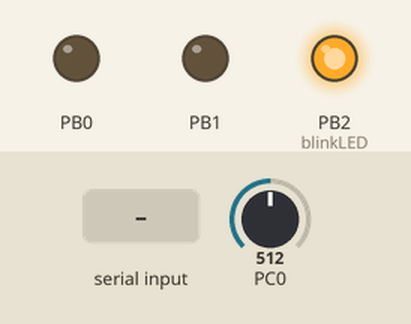
A program run on a simulated ATmega328P, built with avr-gcc and emulated at 1 MHz. Parts: output pins drawn as LEDs (lit = HIGH). The test bench sets the inputs (shaded band); at power-on: PC0 = 512. What the program prints to the serial monitor is not drawn.

Above: at 4.9 s.
5.0 s: "1\n" received over Serial
At 5.7 s:
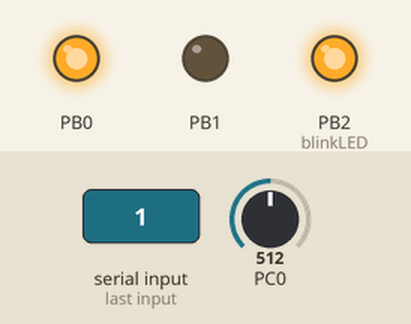
6.5 s: byte 66 ('B') received over Serial
At 6.9 s:
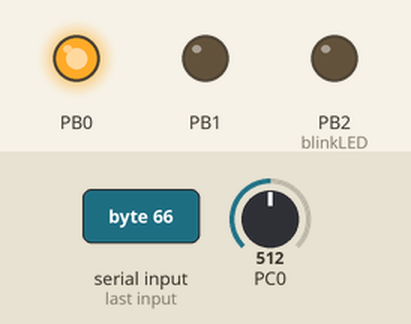
8.5 s: byte 50 ('2') received over Serial
At 9.6 s:
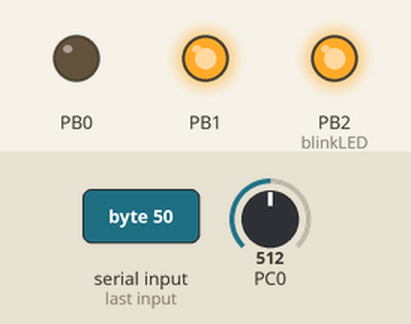
10.0 s: byte 51 ('3') received over Serial
At 10.7 s:
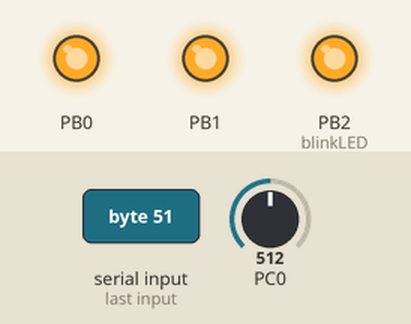
11.5 s: "B\n" received over Serial
At 11.9 s:
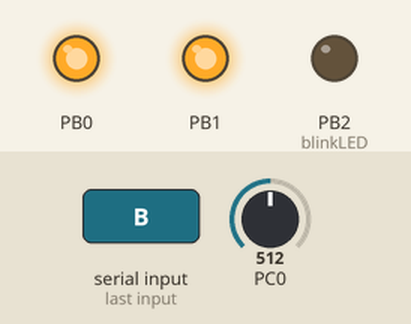
13.5 s: byte 48 ('0') received over Serial
At 14.6 s:
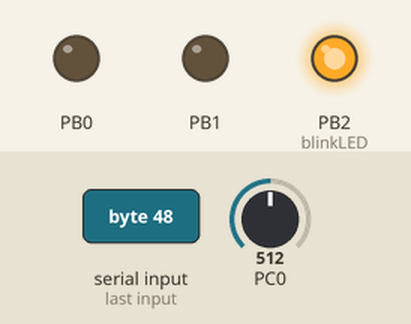
Timing chart, 0 to 16.0 s (numbered marks = the images above; inputs shaded):
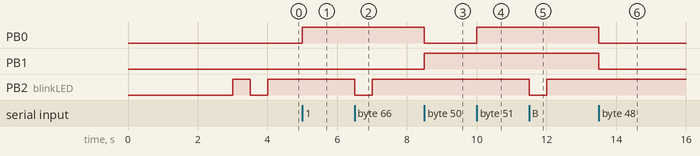

The program:

main.c
```c
// (licence header left out)
#include "mainInclude.h"
#include "UART.h"
#include "adc.h"

void slaveSelector(uint8_t slaveSelectNumber) //Number between 0-7
{


	DDRB |= 0b00000111; //Ensure that the pins are set to output

	//Acquire the individual bits for the slaveSelect byte
	bool firstBit = isBitSet(slaveSelectNumber, 0);
	bool secondBit = isBitSet(slaveSelectNumber, 1);
	//bool thirdBit = isBitSet(slaveSelectNumber, 2);

	//Acquire the current state of the bits in PORT B
	bool pin1State = isBitSet(PORTB, PB0);
	bool pin2State = isBitSet(PORTB, PB1);
	//bool pin3State = isBitSet(PORTB, PB2);

	//Debugging code for Dhananjay to ensure that the appropriate slave select is set
	/*
	if(thirdBit) {UART_putString("1");}
	else {UART_putString("0");}

	if(secondBit) {UART_putString("1");}
		else {UART_putString("0");}

	if(firstBit) {UART_putString("1");}
	else {UART_putString("0");}


	UART_putChar('\n');
	*/


	//Compare and set
	if(!(firstBit == pin1State))
	{
		toggleBit(PORTB, PB0);
	}

	if(!(secondBit == pin2State))
	{
		toggleBit(PORTB, PB1);
	}
	/*
	if(!(thirdBit == pin3State))
	{
		toggleBit(PORTB, PB2);
	}
	*/

}


void blinkLED() //blinks the led. Ports are hardcoded.
{
	DDRB |= 0b00000100;
	toggleBit(PORTB, PB2);
	_delay_ms(500);
	toggleBit(PORTB, PB2);
	_delay_ms(500);
}

void init()
{
	unsigned int ubrr = baudRate;
	UART_init(ubrr);
	blinkLED();
	toggleBit(PORTB, PB2);

}

void transmitADCvalues(uint8_t ADCPort, char* stringToTransmit) //does the ADC conversion, then does the conversion and sends the raw ADC value and then the stringToTransmit.
{
	int reading = ADCsingleRead(ADCPort);
	UART_putChar(reading >> 8); //Write the 2 bits in the "high" register
	UART_putChar(reading); //write the remaining 8 bits

}

int main(void)
{

	init();
	//toggleBit(PORTB, PB0);
	int counter = 0;
	int endCounter = 4095;

    /* Replace with your application code */
    while (1)
    {

		char receivedChar = UART_getChar();
		switch(receivedChar) //massive switch case for commands
		{
			case 'B': //blink code
				UART_putString("Blinking LED");
				blinkLED();
				break;
			case '0':
				slaveSelector(0);
				transmitADCvalues(0, "");
				break;
			case '1':
				slaveSelector(1);
				while(counter < endCounter)
				{
					transmitADCvalues(0, "");
					counter++;
				}
				counter = 0;
				break;
			case '2':
				slaveSelector(2);
				while(counter < endCounter)
				{
					transmitADCvalues(0, "");
					counter++;
				}
				counter = 0;
				break;
			case '3':
				slaveSelector(3);
				while(counter < endCounter)
				{
					transmitADCvalues(0, "");
					counter++;
				}
				counter = 0;
				break;
			case 'T':
				slaveSelector(0);
				UART_putString("10");
				break;
			default:
				//UART_putString("Donkey");
				break;
		}


		UART_putChar('\n');


    }
	return 0;
}
```

UART.c
```c
/*
 * CFile1.c
 *
 * Created: 6/12/2020 23:10:11
 *  Author: sahil
 */

#include "UART.h"

void UART_init(uint16_t ubrr) //takes in baud rate number
{
	//int ubrr = round(F_CPU/(16*baudRateTemp)-1);
	// set baudrate in UBRR
	UBRR0L = (uint8_t)(ubrr & 0xFF); //gets low bits for baudrate
	UBRR0H = (uint8_t)(ubrr >> 8); //gets high bits for baudrate

	UCSR0C = (1 << USBS0)|(3 << UCSZ00); //Set frame format: 8data, 2stop bit

	// enable the transmitter and receiver
	UCSR0B |= (1 << RXEN0) | (1 << TXEN0);
	_delay_ms(3000);

	UART_putString("UART Initialized");
	UART_putChar('\n');
	UART_putString("Copyright Sahil Kale 2020");
	UART_putChar('\n');
}

void UART_putChar(unsigned char data)
{
	while (isBitClear(UCSR0A, UDRE0)) //If UDRE0 0 bit is set to 1, the transmitter is ready to transmit again.
	{}
	UDR0 = data;
}

void UART_putString(char* stringA)
{
	while(*stringA != 0x00)
	{
		UART_putChar(*stringA);
		stringA++;
	}
}

unsigned char UART_getChar()
{
	/* Wait for data to be received */
	while (!(UCSR0A & (1<<RXC0)))
	{
		//blinkLED();
	}
	/* Get and return received data from buffer */
	return UDR0;
}
```

UART.h
```c
/*
 * UART.h
 *
 * Created: 6/12/2020 23:13:40
 *  Author: sahil k
 */

#include "mainInclude.h"

#ifndef UART_H_
#define UART_H_

void UART_init(uint16_t ubrr);
void UART_putChar(unsigned char data);
void UART_putString(char* stringA);
unsigned char UART_getChar();

#endif
```

adc.c
```c
/*
 * CFile1.c
 *
 * Created: 6/12/2020 23:22:40
 *  Author: sahil
 */

#include "adc.h"

int ADCsingleRead(uint8_t adcPort) //adcPort argument takes an integer from 0-5 that will specify the ADC to use. Easier than hard coding the port so that in the future, we can call the function :)
{
	int returnValue;
	//Reset Registers
	ADMUX = 0b00000000;
	ADCSRA = 0b00000000;
	ADCSRB = 0b00000000;

	ADMUX = adcPort;
	ADMUX |= (1 << REFS0) | (0 << ADLAR); //AVcc internal reference, left justify ADLAR. Plan is to output ADCH for now since this is a test
	ADCSRA |= (1 << ADEN) | (0 << ADPS2) | (1 << ADPS1) | (1<< ADPS0); //Enable the ADC, divide input clock by 8 for the ADC.
	ADCSRA |= (1 << ADSC); //Fire the cannon... I mean ADC

	while(isBitSet(ADCSRA, ADSC)) //stalls the code while the ADC is initalizing/running
	{}

	//the fake values were put in to avoid issues with manipulating ADCH and ADCL
	unsigned int fakeADCL = ADCL;
	unsigned int fakeADCH = ADCH;
	returnValue = (fakeADCH << 8) + fakeADCL;
	return returnValue;
}
```

adc.h
```c
/*
 * adc.h
 *
 * Created: 6/12/2020 23:22:58
 *  Author: sahil k
 */

#include "mainInclude.h"


#ifndef ADC_H_
#define ADC_H_

int ADCsingleRead(uint8_t adcPort);

#endif /* ADC_H_ */
```

mainInclude.h
```c
/*
 * IncFile1.h
 *
 * Created: 6/12/2020 23:28:27
 *  Author: sahil
 */


#ifndef MAININCLUDE_H_
#define MAININCLUDE_H_

#ifndef F_CPU
#define F_CPU 1000000UL
#endif

#include <avr/io.h>
#include <util/delay.h>
#include <stdlib.h>
#include <stdbool.h>
#include <stdint.h>
#include <math.h>


#define baudRate 0 //Fosc/(16*baudRate), Baud rate of 31250

#define isBitSet(byte, bit) (byte & (1 << bit))
#define isBitClear(byte, bit) !(byte & (1 << bit))
#define toggleBit(byte, bit) (byte ^= (1 << bit))


#endif /* INCFILE1_H_ */
```

Measured:
- after the input at 5.0 s, PB0: LOW → HIGH at once
- after the input at 6.5 s, PB2 (blinkLED): HIGH → LOW at once, → HIGH 0.50 s later
- after the input at 8.5 s, PB0: HIGH → LOW at once; PB1: LOW → HIGH at once
- after the input at 10.0 s, PB0: LOW → HIGH at once
- after the input at 11.5 s, PB2 (blinkLED): HIGH → LOW at once, → HIGH 0.50 s later
- after the input at 13.5 s, PB0, PB1: HIGH → LOW at once
